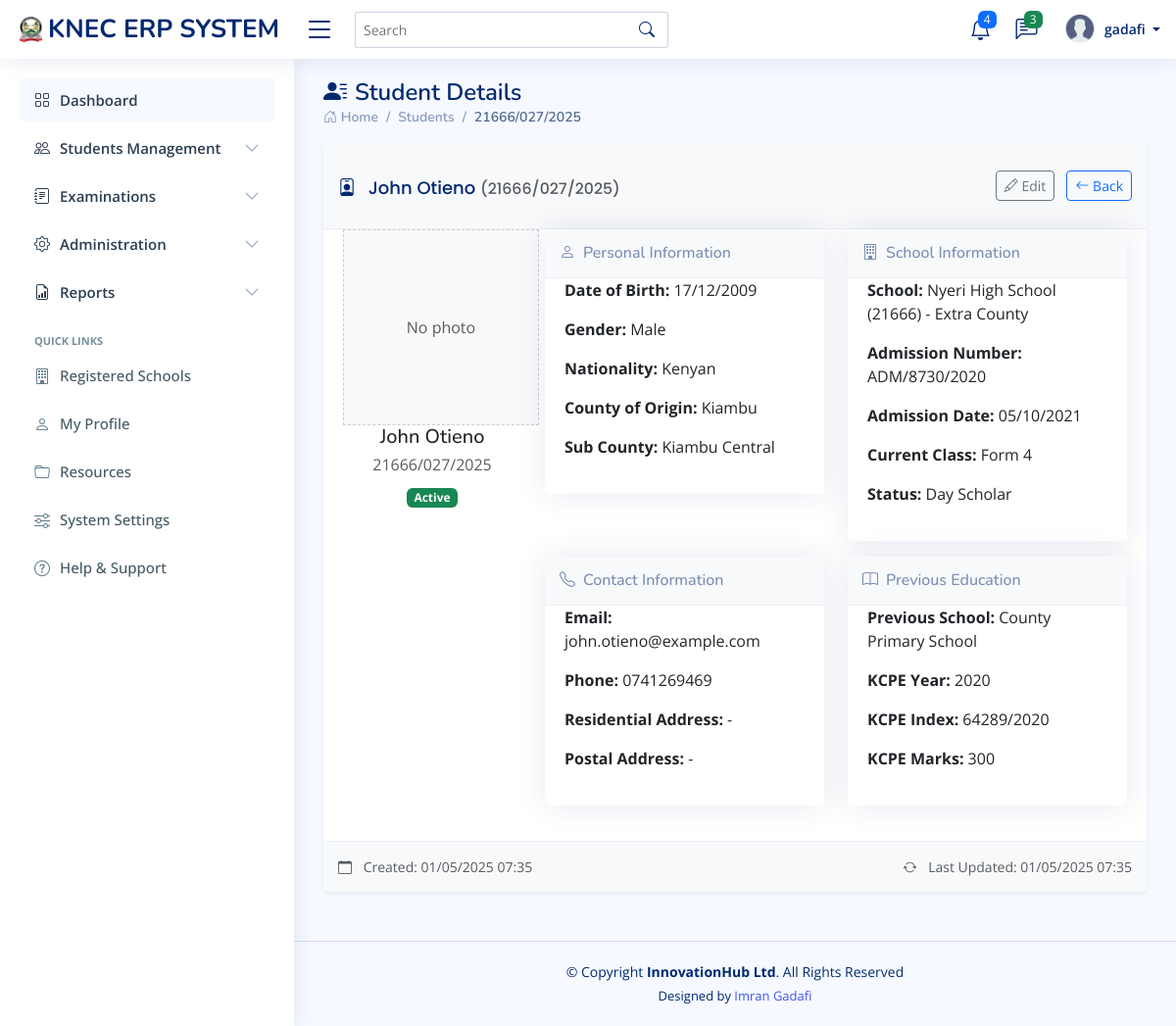
The app's page /student/2145/ (signed in) with its own data.
### exam_portal/models.py (models this page shows, shortened)
class User(AbstractUser):
    USER_TYPE_CHOICES = (
        (1, 'student'),
        (2, 'school_admin'),
        (3, 'knec_official'),
    )
    user_type = models.PositiveSmallIntegerField(choices=USER_TYPE_CHOICES)
    phone_number = models.CharField(max_length=15, blank=True, null=True)

class Student(models.Model):
    GENDER_CHOICES = [
        ('M', 'Male'),
        ('F', 'Female'),
    ]
    first_name = models.CharField(max_length=100)
    middle_name = models.CharField(max_length=100, blank=True)
    last_name = models.CharField(max_length=100)
    birth_date = models.DateField()
    birth_certificate_number = models.CharField(max_length=20, blank=True, null=True)
    gender = models.CharField(max_length=1, choices=GENDER_CHOICES)
    nationality = models.CharField(max_length=50, default='Kenyan')
    county_of_origin = models.CharField(max_length=50)
    sub_county = models.CharField(max_length=50)
    passport_photo = models.ImageField(upload_to='student_photos/', blank=True, null=True)
    disability = models.CharField(max_length=100, blank=True, null=True)
    disability_description = models.TextField(blank=True, null=True)
    school = models.ForeignKey('School', on_delete=models.CASCADE, related_name='students')
    index_number = models.CharField(max_length=20, unique=True) # for kcse purpose format schoolcode/001/year for examination
    admision_number = models.CharField(max_length=20, null=True)
    admission_date = models.DateField()
    current_class = models.CharField(max_length=20)  # e.g., Form 1, Form 2, etc.
    house = models.CharField(max_length=50, blank=True, null=True)  # For boarding schools
    is_boarder = models.BooleanField(default=False)
    email = models.EmailField(blank=True, null=True)
    phone_number = models.CharField(max_length=15, blank=True, null=True)
    postal_address = models.CharField(max_length=100, blank=True, null=True)
    residential_address = models.TextField(blank=True, null=True)
    previous_school = models.CharField(max_length=100, blank=True, null=True)
    kcpe_year = models.PositiveIntegerField(blank=True, null=True)
    kcpe_index = models.CharField(max_length=20, blank=True, null=True)
    kcpe_marks = models.PositiveIntegerField(blank=True, null=True)
    created_at = models.DateTimeField(auto_now_add=True)
    updated_at = models.DateTimeField(auto_now=True)
    is_active = models.BooleanField(default=True)

class School(models.Model):
    SCHOOL_TYPE_CHOICES = [
        ('PUBLIC', 'Public'),
        ('PRIVATE', 'Private'),
        ('EXTRA_COUNTY', 'Extra County'),
        ('NATIONAL', 'National'),
        ('INTERNATIONAL', 'International')
    ]
    SCHOOL_CATEGORY_CHOICES = [
        ('BOYS', 'Boys Only'),
        ('GIRLS', 'Girls Only'),
        ('MIXED', 'Mixed')
    ]
    name = models.CharField(max_length=200)
    knec_code = models.CharField(max_length=20, unique=True)
    registration_number = models.CharField(max_length=50, unique=True)
    special_code = models.CharField(max_length=100, blank=True, null=True , unique=True)
    school_type = models.CharField(max_length=20, choices=SCHOOL_TYPE_CHOICES)
    category = models.CharField(max_length=10, choices=SCHOOL_CATEGORY_CHOICES)
    registration_date = models.DateField()
    established_date = models.DateField()
    motto = models.CharField(max_length=100, blank=True, null=True)
    mission = models.TextField(blank=True, null=True)
    vision = models.TextField(blank=True, null=True)
    county = models.CharField(max_length=100)
    sub_county = models.CharField(max_length=100)
    ward = models.CharField(max_length=100, blank=True, null=True)
    postal_address = models.CharField(max_length=100)
    physical_address = models.TextField()
    gps_coordinates = models.CharField(max_length=50, blank=True, null=True)
    website = models.URLField(blank=True, null=True)
    phone_number = models.CharField(max_length=15)
    alternative_phone = models.CharField(max_length=15, blank=True, null=True)
    email = models.EmailField(blank=True, null=True)
    principal_name = models.CharField(max_length=100)
    principal_phone = models.CharField(max_length=15)
    principal_email = models.EmailField(blank=True, null=True)
    principal_tsc_number = models.CharField(max_length=20, blank=True, null=True)
    curriculum = models.CharField(max_length=100, default='8-4-4')  # or CBC
    number_of_streams = models.PositiveIntegerField(default=1)
    is_active = models.BooleanField(default=True)
    last_inspection_date = models.DateField(blank=True, null=True)
    created_at = models.DateTimeField(auto_now_add=True)
    updated_at = models.DateTimeField(auto_now=True)
    def __str__(self):
        return f"{self.name} ({self.knec_code}) - {self.get_school_type_display()}"

### exam_portal/views.py (the view)
# urls.py: path('student/<int:pk>/', views.student_detail, name='student_detail'),
def student_detail(request, pk):
    student = get_object_or_404(Student, pk=pk)
    context = {
        'student': student,
    }
    return render(request, 'students/admin/student_detail.html', context)

### templates/students/admin/student_detail.html (shortened to what this page needs)
{% extends "base/base.html" %}
{% load static %}
{% block content %}
<div class="pagetitle">
    <h1><i class="bi bi-person-lines-fill me-2"></i>Student Details</h1>
    <nav>
        <ol class="breadcrumb">
            <li class="breadcrumb-item"><a href="#"><i class="bi bi-house-door"></i> Home</a></li>
            <li class="breadcrumb-item"><a href="{% url 'student_list' %}">Students</a></li>
            <li class="breadcrumb-item active">{{ student.index_number }}</li>
        </ol>
    </nav>
</div>
<section class="section">
    <div class="row">
        <div class="col-lg-12">
            <div class="card border-0 shadow-sm">
                <div class="card-header bg-light text-dark">
                    <div class="d-flex justify-content-between align-items-center">
                        <h5 class="card-title mb-0">
                            <i class="bi bi-person-badge me-2"></i>
                            {{ student.first_name }} {{ student.last_name }}
                            <small class="text-muted">({{ student.index_number }})</small>
                        </h5>
                        <div>
                            <a href="{% url 'student_update' student.pk %}" class="btn btn-sm btn-outline-secondary me-2">
                                <i class="bi bi-pencil"></i> Edit
                            </a>
                            <a href="{% url 'student_list' %}" class="btn btn-sm btn-outline-primary">
                                <i class="bi bi-arrow-left"></i> Back
                            </a>
                        </div>
                    </div>
                </div>
                <div class="card-body">
                    <div class="row">
                        <div class="col-md-3 text-center">
                            {% if student.passport_photo %}
                                <img src="{{ student.passport_photo.url }}"
                                     class="img-thumbnail mb-3"
                                     style="width: 200px; height: 200px; object-fit: cover;">
                            {% else %}
                                <div class="bg-light d-flex align-items-center justify-content-center"
                                     style="width: 200px; height: 200px; border: 1px dashed #ccc;">
                                    <span class="text-muted">No photo</span>
                                </div>
                            {% endif %}
                            <h5 class="mb-1">{{ student.first_name }} {{ student.last_name }}</h5>
                            <p class="text-muted mb-2">{{ student.index_number }}</p>
                            <span class="badge bg-{% if student.is_active %}success{% else %}secondary{% endif %}">
                                {% if student.is_active %}Active{% else %}Inactive{% endif %}
                            </span>
                        </div>
                        <div class="col-md-9">
                            <div class="row">
                                <div class="col-md-6">
                                    <div class="card mb-3">
                                        <div class="card-header bg-light">
                                            <h6 class="mb-0"><i class="bi bi-person me-2"></i>Personal Information</h6>
                                        </div>
                                        <div class="card-body">
                                            <p><strong>Date of Birth:</strong> {{ student.birth_date|date:"d/m/Y" }}</p>
                                            <p><strong>Gender:</strong> {{ student.get_gender_display }}</p>
                                            <p><strong>Nationality:</strong> {{ student.nationality }}</p>
                                            <p><strong>County of Origin:</strong> {{ student.county_of_origin }}</p>
                                            <p><strong>Sub County:</strong> {{ student.sub_county }}</p>
                                        </div>
                                    </div>
                                </div>
                                <div class="col-md-6">
                                    <div class="card mb-3">
                                        <div class="card-header bg-light">
                                            <h6 class="mb-0"><i class="bi bi-building me-2"></i>School Information</h6>
                                        </div>
                                        <div class="card-body">
                                            <p><strong>School:</strong> {{ student.school }}</p>
                                            <p><strong>Admission Number:</strong> {{ student.admision_number|default:"-" }}</p>
                                            <p><strong>Admission Date:</strong> {{ student.admission_date|date:"d/m/Y" }}</p>
                                            <p><strong>Current Class:</strong> {{ student.current_class }}</p>
                                            <p><strong>Status:</strong>
                                                {% if student.is_boarder %}
                                                    Boarder ({{ student.house|default:"No house assigned" }})
                                                {% else %}
                                                    Day Scholar
                                                {% endif %}
                                            </p>
                                        </div>
                                    </div>
                                </div>
                                <div class="col-md-6">
                                    <div class="card mb-3">
                                        <div class="card-header bg-light">
                                            <h6 class="mb-0"><i class="bi bi-telephone me-2"></i>Contact Information</h6>
                                        </div>
                                        <div class="card-body">
                                            <p><strong>Email:</strong> {{ student.email|default:"-" }}</p>
                                            <p><strong>Phone:</strong> {{ student.phone_number|default:"-" }}</p>
                                            <p><strong>Residential Address:</strong> {{ student.residential_address|default:"-" }}</p>
                                            <p><strong>Postal Address:</strong> {{ student.postal_address|default:"-" }}</p>
                                        </div>
                                    </div>
                                </div>
                                <div class="col-md-6">
                                    <div class="card mb-3">
                                        <div class="card-header bg-light">
                                            <h6 class="mb-0"><i class="bi bi-book me-2"></i>Previous Education</h6>
                                        </div>
                                        <div class="card-body">
                                            <p><strong>Previous School:</strong> {{ student.previous_school|default:"-" }}</p>
                                            <p><strong>KCPE Year:</strong> {{ student.kcpe_year|default:"-" }}</p>
                                            <p><strong>KCPE Index:</strong> {{ student.kcpe_index|default:"-" }}</p>
                                            <p><strong>KCPE Marks:</strong> {{ student.kcpe_marks|default:"-" }}</p>
                                        </div>
                                    </div>
                                </div>
                            </div>
                        </div>
                    </div>
                </div>
                <div class="card-footer bg-light text-muted small">
                    <div class="row">
                        <div class="col-md-6">
                            <i class="bi bi-calendar me-2"></i>
                            Created: {{ student.created_at|date:"d/m/Y H:i" }}
                        </div>
                        <div class="col-md-6 text-md-end">
                            <i class="bi bi-arrow-repeat me-2"></i>
                            Last Updated: {{ student.updated_at|date:"d/m/Y H:i" }}
                        </div>
                    </div>
                </div>
            </div>
        </div>
    </div>
</section>
{% endblock %}

### templates/base/navbars/knec_navbar.html (shortened to what this page needs)
{% load static %}
<header id="header" class="header fixed-top d-flex align-items-center">
    <div class="d-flex align-items-center justify-content-between">
      <a href="#" class="logo d-flex align-items-center">
        <img src="{% static 'assets/img/logo2.png'%}" alt="">
        <span class="d-none d-lg-block">KNEC ERP SYSTEM</span>
      </a>
      <i class="bi bi-list toggle-sidebar-btn"></i>
    </div>
    <div class="search-bar">
      <form class="search-form d-flex align-items-center" method="POST" action="#">
        <input type="text" name="query" placeholder="Search" title="Enter search keyword">
        <button type="submit" title="Search"><i class="bi bi-search"></i></button>
      </form>
    </div>
    <nav class="header-nav ms-auto">
      <ul class="d-flex align-items-center">
        <li class="nav-item dropdown">
          <a class="nav-link nav-icon" href="#" data-bs-toggle="dropdown">
            <i class="bi bi-bell"></i>
            <span class="badge bg-primary badge-number">4</span>
          </a>
        </li>
        <li class="nav-item dropdown">
          <a class="nav-link nav-icon" href="#" data-bs-toggle="dropdown">
            <i class="bi bi-chat-left-text"></i>
            <span class="badge bg-success badge-number">3</span>
          </a>
        </li>
        <li class="nav-item dropdown pe-3">
          <a class="nav-link nav-profile d-flex align-items-center pe-0" href="#" data-bs-toggle="dropdown">
            <img src="{% static 'assets/img/profile.png'%}" alt="Profile" class="rounded-circle">
            <span class="d-none d-md-block dropdown-toggle ps-2">
              {% if user.is_authenticated %}
                   {{ user.username }}
              {% else %}
                  Admin
              {% endif %}
            </span>
          </a>
        </li>
      </ul>
    </nav>
  </header>

### records on screen
User: username "gadafi"
Student: index_number "21666/027/2025", first_name "John", last_name "Otieno", birth_date "17/12/2009", gender "Male", nationality "Kenyan", county_of_origin "Kiambu", sub_county "Kiambu Central", school "Nyeri High School (21666) - Extra County", admision_number "ADM/8730/2020", admission_date "05/10/2021", current_class "Form 4", email "john.otieno@example.com", phone_number "0741269469", residential_address "-", postal_address "-", previous_school "County Primary School", kcpe_year "2020", kcpe_index "64289/2020", kcpe_marks "300", created_at "01/05/2025 07:35", updated_at "01/05/2025 07:35"
